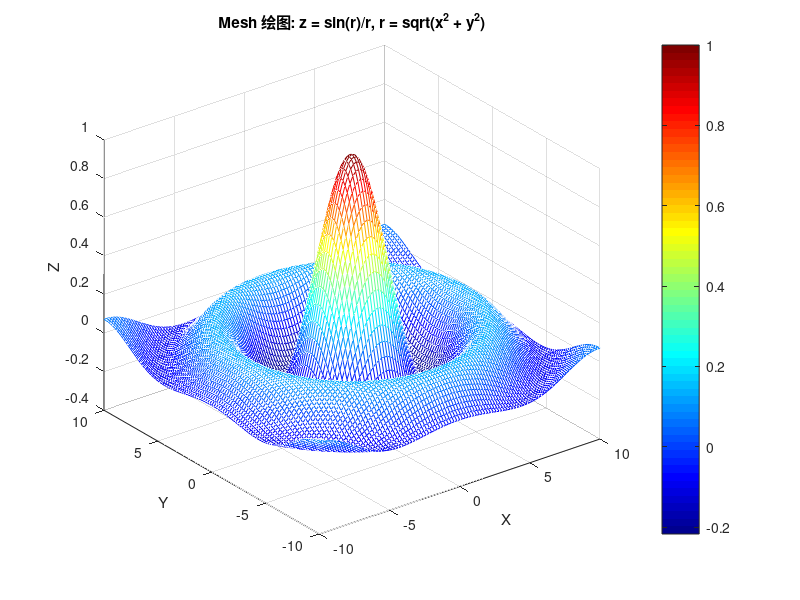
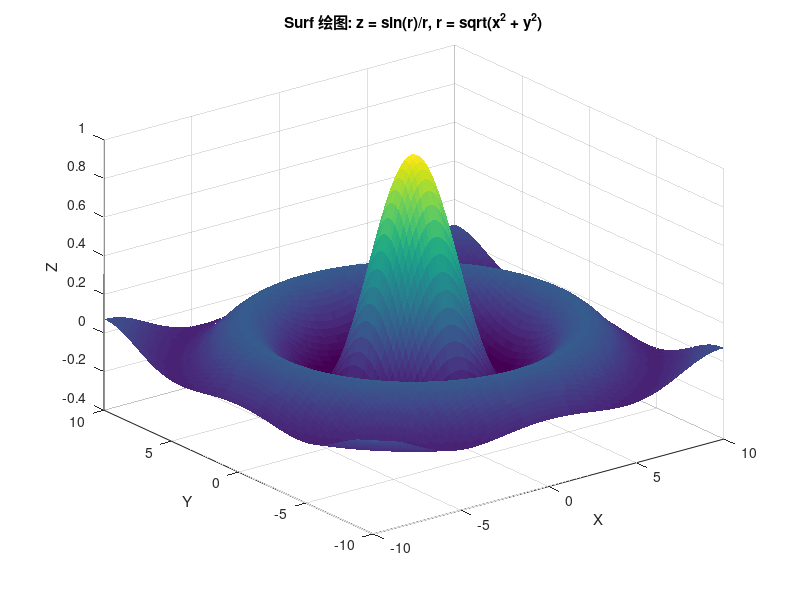

MATLAB code to generate these figures, in order: (Note: this script raises an error after producing the figures.)
[x, y] = meshgrid(-10:0.2:10);
r = sqrt(x.^2 + y.^2);
z = sin(r) ./ r;
z(r == 0) = 1; 

% Mesh 绘图
figure;
mesh(x, y, z);
xlabel('X');
ylabel('Y');
zlabel('Z');
title('Mesh 绘图: z = sin(r)/r, r = sqrt(x^2 + y^2)');
colormap jet;
colorbar;

% Surf 绘图
figure;
surf(x, y, z, 'EdgeColor', 'none');
xlabel('X');
ylabel('Y');
zlabel('Z');
title('Surf 绘图: z = sin(r)/r, r = sqrt(x^2 + y^2)');
colormap parula;
shading interp; 
colorbar;
